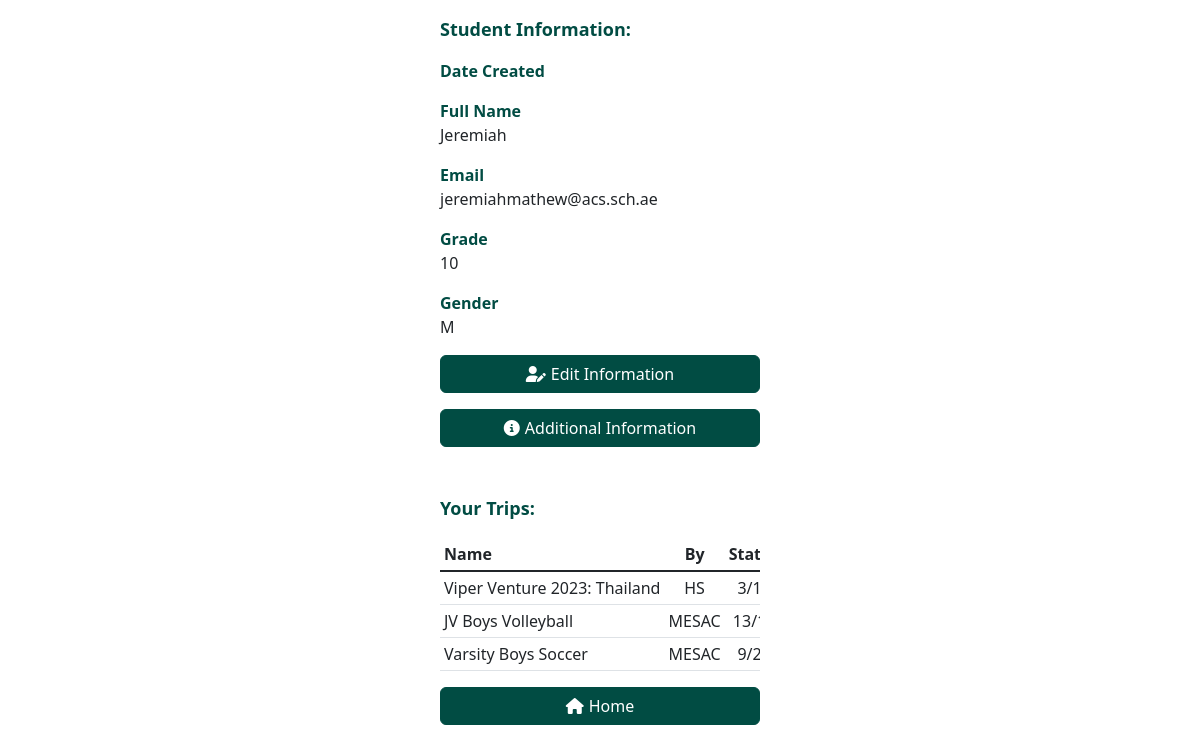
/student (signed in), run on the app's committed database.
### classes.py (models this page shows, shortened)
class Student(db.Model):
    __tablename__ = 'students'
    id = db.Column(db.Integer, primary_key=True)
    name = db.Column(db.String, nullable=False)
    email = db.Column(db.String, nullable=False)
    grade = db.Column(db.Integer, nullable=False)
    gender = db.Column(db.String(1), nullable=False, default="-")
    @staticmethod
    def get_student_by_id(id, return_dict=True):
        student = db.session.query(Student).filter_by(id=id).first()
        if return_dict:
            return dict_converter(student)
        else:
            return student

class Trip(db.Model):
    __tablename__ = 'trips'
    trip_ids = []
    id = db.Column(db.Integer, primary_key=True)
    code = db.Column(db.String(6), nullable=False)
    name = db.Column(db.String, nullable=False)
    organizer = db.Column(db.String, nullable=False)
    num_groups = db.Column(db.Integer, nullable=False)
    group_size = db.Column(db.Integer, nullable=False)
    details = db.Column(db.String, nullable=True)
    @staticmethod
    def get_trip_by_id(id, return_dict=False):
        trip = db.session.query(Trip).filter_by(id=id).first()
        if return_dict:
            return dict_converter(trip)
        else:
            return trip

### app.py (the view)
@app.route("/student", methods=["GET", "POST"])
@login_required()
def student():
    student = current_user['student']
    if request.method == "GET":
        student_trips = TripStudent.get_trips_by_student(student['id'], return_dict=True)
        trip_studs = [TripStudent.get_students_in_trip(trip['id']) for trip in student_trips]
        user = current_user['db_user']
        info = {"user_name": user.name, "date_created": user.date_created, "date_verified": user.date_last_verify}
        return render_template("student/student.html", student=student, student_trips=student_trips, trip_studs=trip_studs, info=info)
    else:
        data = request.get_json()
        if data['cmd'] == "updateStudent":
            student = Student.get_student_by_id(student['id'], return_dict=False).update(data)
        return redirect("/student")

### app.py (called while the page is built)
def login_required(disable_verify=False):
    def decorator(f):
        @wraps(f)
        def decorated_function(*args, **kwargs):
            if 'user_id' not in session or current_user['db_user'] is None:
                return redirect("/login")
            elif not disable_verify and current_user['db_user'] is not None and not current_user['db_user'].is_verified:
                return redirect("/verify")
            return f(*args, **kwargs)
        return decorated_function
    return decorator

@app.before_request
def before_request():
    if 'user_id' in session:
        if User.check_exist_with_id(session['user_id']):
            current_user['db_user'] = User.get_user_by_id(session['user_id'])
            if current_user['db_user'].is_student:
                current_user['student'] = Student.get_student_by_id(current_user['db_user'].student_id)

### classes.py (called while the page is built)
def dict_converter(row):
    return {column.name: getattr(row, row.__mapper__.get_property_by_column(column).key) for column in row.__table__.columns}

    @staticmethod
    def get_user_by_id(id):
        return db.session.query(User).filter_by(id=id).first()

    @staticmethod
    def check_exist_with_id(id):
        return User.get_user_by_id(id) is not None

    @staticmethod
    def get_trips_by_student(student_id, return_dict=False):
        trip_ids = db.session.query(TripStudent.trip_id).filter_by(student_id=student_id).all()
        trip_ids = [id[0] for id in trip_ids]
        return [Trip.get_trip_by_id(id, return_dict) for id in trip_ids]

    @staticmethod
    def get_students_in_trip(trip_id):
        ids = db.session.query(TripStudent.student_id).filter_by(trip_id=trip_id).all()
        ids = [id[0] for id in ids]
        students = sorted([Student.get_student_by_id(id) for id in ids], key=lambda x: (x['grade'], x['name']))
        return students

### templates/student/student.html (shortened to what this page needs)
{% extends "layout.html" %}
{% block main %}
<label class="d-grid form-label mt-3 mx-auto">Student Information:</label>
<label class="d-grid info-label mt-3 mx-auto">Date Created</label>
<label class="d-grid info-label mt-3 mx-auto">Full Name</label>
<text class="d-grid mx-auto">{{student.name}}</text>
<label class="d-grid info-label mt-3 mx-auto">Email</label>
<text class="d-grid mx-auto">{{student.email}}</text>
<label class="d-grid info-label mt-3 mx-auto">Grade</label>
<text class="d-grid mx-auto">{{student.grade}}</text>
<label class="d-grid info-label mt-3 mx-auto">Gender</label>
<text class="d-grid mx-auto">{{student.gender}}</text>
<button class="mt-3 d-grid gap-2 col-6 mx-auto btn btn-primary" data-bs-toggle="modal" data-bs-target="#student_edit_information">
    <div class="icon-text-container center-div">
        <i class="fas fa-user-pen"></i>
        <span>Edit Information</span>
    </div>
</button>
<button class="mt-3 d-grid gap-2 col-6 mx-auto btn btn-primary" data-bs-toggle="modal" data-bs-target="#student_more_info">
    <div class="icon-text-container center-div">
        <i class="fas fa-circle-info"></i>
        <span>Additional Information</span>
    </div>
</button>
<label class="d-grid form-label mt-5 mx-auto">Your Trips:</label>
<table class="table table-10-rows table-sm table-hover mt-3 mx-auto" id="trips_table">
    <thead>
        <tr>
            <th style="width: 70%;" scope="col">Name</th>
            <th class="text-center" scope="col">By</th>
            <th class="text-center" scope="col">Status</th>
        </tr>
    </thead>
    <tbody class="table-group-divider">
        {%for i in range(student_trips|length)%}
        <tr onclick="window.location = 'student/{{student_trips[i].code}}'">
            <td style="width: 70%;">{{student_trips[i].name}}</td>
            <td class="text-center">{{student_trips[i].organizer}}</td>
            <td class="text-center">{{trip_studs[i]|length}}/{{student_trips[i].num_groups * student_trips[i].group_size}}</td>
        </tr>
        {%endfor%}
    </tbody>
</table>
<button onclick="window.location='/'" class="mt-3 d-grid gap-2 col-6 mx-auto btn btn-primary">
    <div class="icon-text-container center-div">
        <i class="fas fa-home"></i>
        <span>Home</span>
    </div>
</button>
{% endblock %}

### static/css/stylesheet.css (style rules this page uses)
.btn-primary { width: 320px !important; border-color: #014C43 !important; background-color: #014C43 !important; }
.form-label { width: 320px !important; }
label { color: #014C43; font-weight: bold; font-size: large; }
.info-label { width: 320px !important; margin-left: auto; font-size: medium; }
text { width: 320px !important; }
.table { width: 320px !important; display: block !important; max-height: 500px !important; overflow: auto !important; }
.table-10-rows { width: 320px !important; display: block !important; max-height: 350px !important; overflow: auto !important; }
thead { top: 0; color: #014C43; position: sticky; background-color: white; }
td { white-space: nowrap; }
.icon-text-container { display: flex; align-items: center; }
.icon-text-container i { margin-right: 5px; }
.center-div { margin: auto; }

### templates/layout.html (style rules this page uses)
.hidden { display:none; }

### data on the page
Student: name "Jeremiah", email "jeremiahmathew@acs.sch.ae"
Trip: name "Viper Venture 2023: Thailand", organizer "HS"
Trip: name "JV Boys Volleyball", organizer "MESAC"
Trip: name "Varsity Boys Soccer", organizer "MESAC"

### other printed values
{{ student.grade }} "10"
{{ student.gender }} "M"
{{ trip_studs[i]|length }} "3" "13" "9"
